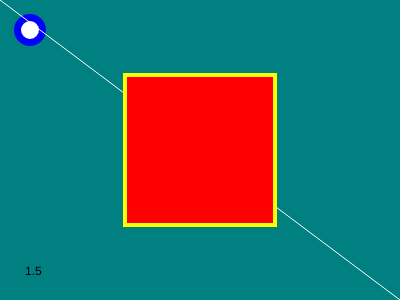
Frame 1 (no input)
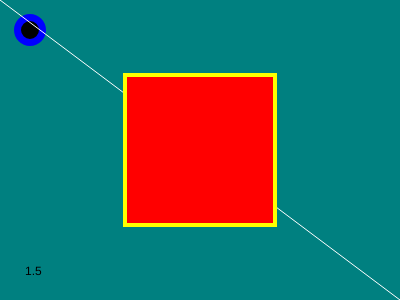
Frame 60 (no input)
Frame 120 (the mouse pressed at the canvas centre since frame 60): identical to frame 60, image omitted

The p5.js sketch that drew these frames (run headless with seeded random() and noise() and a simulated clock; from frame 60 on, the mouse is pressed at the canvas centre):

// p5.js sketch
// ── sketch.js
function setup() {
  createCanvas(400, 300);
  print('hello');
}

function draw() {
  background('teal');

  strokeWeight(7);
  stroke('blue');
  ellipse(30,30,25,25);

  strokeWeight(1);
  stroke('white');
  line(0, 0, 400, 300);

  rectMode(CENTER);
  fill('red');
  strokeWeight(4);
  stroke('yellow');
  rect(200, 150, 150, 150);

  noStroke();
  fill('black');
  text('1.5', 25, 275);
}
